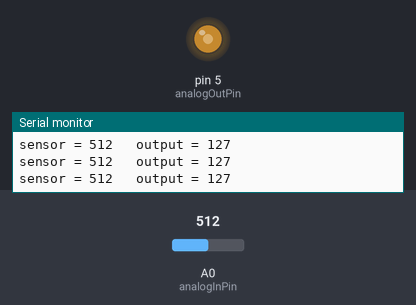
Simulated run of this sketch. Board: Arduino Uno, built with avr-gcc and run on an emulated ATmega328P. Shown: output pins drawn as LEDs (lit = HIGH), the last lines printed to the serial monitor. Inputs (shaded band) come from the test bench; at power-on: A0 (analogInPin) = 512.

Above: at 1.2 s.
1.3 s: A0 (analogInPin) set to 716
At 2.0 s:
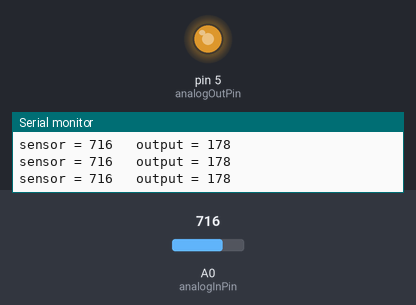
2.8 s: A0 (analogInPin) set to 989
At 3.5 s:
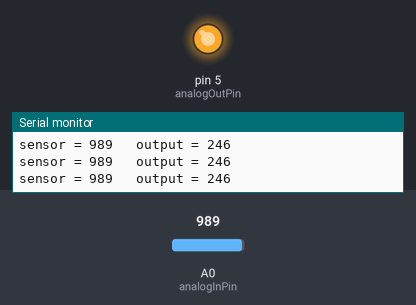
4.3 s: A0 (analogInPin) set to 1010
At 5.4 s:
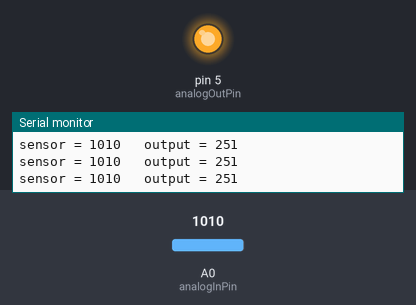
5.8 s: A0 (analogInPin) set to 122
At 7.0 s:
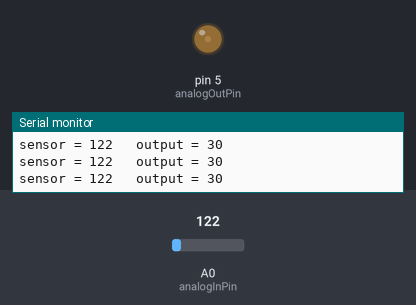
7.3 s: A0 (analogInPin) set to 0
At 8.4 s:
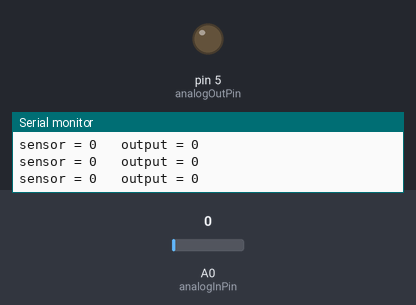
8.8 s: A0 (analogInPin) set to 511
At 9.4 s:
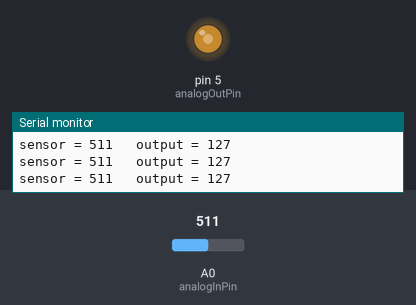
Timing chart, 0 to 11.3 s (numbered marks = the images above; inputs shaded):
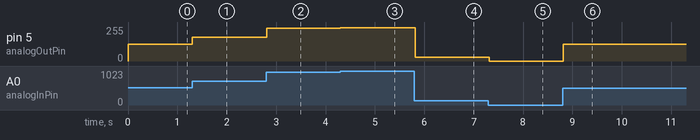

Measured:
- after the input at 1.3 s, pin 5 (analogOutPin): 127/255 → 178/255 at once
- after the input at 2.8 s, pin 5 (analogOutPin): 178/255 → 246/255 at once
- after the input at 4.3 s, pin 5 (analogOutPin): 246/255 → 251/255 at once
- after the input at 5.8 s, pin 5 (analogOutPin): 251/255 → 30/255 at once
- after the input at 7.3 s, pin 5 (analogOutPin): 30/255 → 0/255 at once
- after the input at 8.8 s, pin 5 (analogOutPin): 0/255 → 127/255 at once

The sketch:

uno_analogIn_pwmOut.ino
```cpp
// Constants:
// Analog input pin that the potentiometer is attached to
const int analogInPin = A0;
// Analog output pin that the LED is attached to
const int analogOutPin = 5;

//Variables:
// value read from the pot; set to zero at start
int sensorValue = 0;
// value output to the PWM (analog out); set to zero at start
int outputValue = 0;
// set a variable to store last loops reading
int last_sensorValue = sensorValue;

void setup() {
  // the setup function runs once when you press reset or power the board

  // Open serial communications and wait for port to open:
  Serial.begin(57600);
  while (!Serial) {
    ; // wait for serial port to connect. Needed for native USB port only
  }
  Serial.println("Hello!");
}

void loop() {
  // read the analog in value:
  sensorValue = analogRead(analogInPin);
  // map it to the range of the analog out:
  outputValue = map(sensorValue, 0, 1023, 0, 255);
  // change the analog out value:
  analogWrite(analogOutPin, outputValue);

  // print the results to the Serial Monitor:
  Serial.print("sensor = ");
  Serial.print(sensorValue);
  Serial.print("\t output = ");
  Serial.println(outputValue);

  // wait 2 milliseconds min. before the next loop for the analog-to-digital
  // converter to settle after the last reading:
  delay(20);
  // update the last stored variable
  last_sensorValue = sensorValue;
}
```
